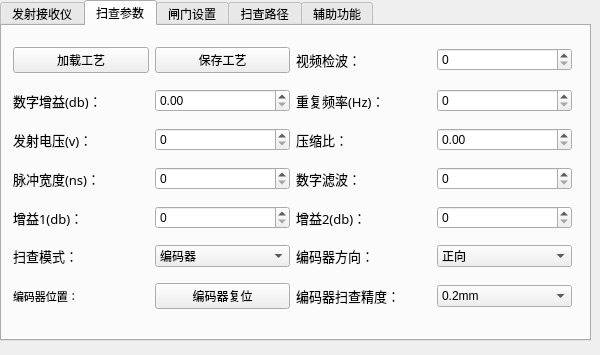
<?xml version="1.0" encoding="UTF-8"?>
<ui version="4.0">
 <class>Parameter_uiClass</class>
 <widget class="QWidget" name="Parameter_uiClass">
  <property name="geometry">
   <rect>
    <x>0</x>
    <y>0</y>
    <width>600</width>
    <height>355</height>
   </rect>
  </property>
  <property name="windowTitle">
   <string>Parameter_ui</string>
  </property>
  <widget class="QTabWidget" name="tabWidget">
   <property name="geometry">
    <rect>
     <x>0</x>
     <y>0</y>
     <width>591</width>
     <height>341</height>
    </rect>
   </property>
   <property name="currentIndex">
    <number>1</number>
   </property>
   <widget class="QWidget" name="tab">
    <attribute name="title">
     <string>发射接收仪</string>
    </attribute>
    <widget class="QGroupBox" name="linescan_rule_groupBox">
     <property name="geometry">
      <rect>
       <x>300</x>
       <y>10</y>
       <width>291</width>
       <height>291</height>
      </rect>
     </property>
     <property name="title">
      <string>线扫法则：</string>
     </property>
     <layout class="QGridLayout" name="gridLayout_20">
      <item row="2" column="0">
       <layout class="QGridLayout" name="gridLayout_19">
        <item row="0" column="0">
         <widget class="QLabel" name="label_15">
          <property name="font">
           <font>
            <family>Adobe Arabic</family>
            <pointsize>10</pointsize>
           </font>
          </property>
          <property name="text">
           <string>孔径大小：</string>
          </property>
         </widget>
        </item>
        <item row="0" column="1">
         <widget class="QSpinBox" name="aperture_size_spinBox"/>
        </item>
       </layout>
      </item>
      <item row="0" column="0">
       <layout class="QGridLayout" name="gridLayout_18">
        <item row="0" column="0">
         <widget class="QLabel" name="label_14">
          <property name="font">
           <font>
            <family>Adobe Arabic</family>
            <pointsize>10</pointsize>
           </font>
          </property>
          <property name="text">
           <string>阵元数量：</string>
          </property>
         </widget>
        </item>
        <item row="0" column="1">
         <widget class="QSpinBox" name="elm_num_spinBox"/>
        </item>
       </layout>
      </item>
      <item row="4" column="0">
       <layout class="QGridLayout" name="gridLayout_11">
        <item row="0" column="0">
         <widget class="QLabel" name="label_10">
          <property name="font">
           <font>
            <family>Adobe Arabic</family>
            <pointsize>10</pointsize>
           </font>
          </property>
          <property name="text">
           <string>聚焦距离：</string>
          </property>
         </widget>
        </item>
        <item row="0" column="1">
         <widget class="QDoubleSpinBox" name="focus_distance_doubleSpinBox"/>
        </item>
       </layout>
      </item>
      <item row="1" column="0">
       <layout class="QGridLayout" name="gridLayout_9">
        <item row="0" column="0">
         <widget class="QLabel" name="label_7">
          <property name="font">
           <font>
            <family>Adobe Arabic</family>
            <pointsize>10</pointsize>
           </font>
          </property>
          <property name="text">
           <string>阵元间距：</string>
          </property>
         </widget>
        </item>
        <item row="0" column="1">
         <widget class="QDoubleSpinBox" name="pitch_doubleSpinBox"/>
        </item>
       </layout>
      </item>
      <item row="5" column="0">
       <layout class="QGridLayout" name="gridLayout_12">
        <item row="0" column="0">
         <widget class="QLabel" name="label_16">
          <property name="font">
           <font>
            <family>Adobe Arabic</family>
            <pointsize>10</pointsize>
           </font>
          </property>
          <property name="text">
           <string>工件声速：</string>
          </property>
         </widget>
        </item>
        <item row="0" column="1">
         <widget class="QDoubleSpinBox" name="sound_velocity_doubleSpinBox"/>
        </item>
       </layout>
      </item>
      <item row="3" column="0">
       <layout class="QGridLayout" name="gridLayout_10">
        <item row="0" column="0">
         <widget class="QLabel" name="label_8">
          <property name="font">
           <font>
            <family>Adobe Arabic</family>
            <pointsize>10</pointsize>
           </font>
          </property>
          <property name="text">
           <string>聚焦角度：</string>
          </property>
         </widget>
        </item>
        <item row="0" column="1">
         <widget class="QDoubleSpinBox" name="focus_angle_doubleSpinBox"/>
        </item>
       </layout>
      </item>
      <item row="6" column="0">
       <layout class="QGridLayout" name="gridLayout_21">
        <item row="0" column="0">
         <widget class="QLabel" name="label_17">
          <property name="font">
           <font>
            <family>Adobe Arabic</family>
            <pointsize>9</pointsize>
           </font>
          </property>
          <property name="text">
           <string>起始阵元：</string>
          </property>
         </widget>
        </item>
        <item row="0" column="2">
         <widget class="QLabel" name="label_18">
          <property name="font">
           <font>
            <family>Adobe Arabic</family>
            <pointsize>9</pointsize>
           </font>
          </property>
          <property name="text">
           <string>结束阵元：</string>
          </property>
         </widget>
        </item>
        <item row="0" column="1">
         <widget class="QSpinBox" name="start_elm_spinBox"/>
        </item>
        <item row="0" column="3">
         <widget class="QSpinBox" name="end_elm_spinBox"/>
        </item>
       </layout>
      </item>
     </layout>
    </widget>
    <widget class="QGroupBox" name="Pa_22s_groupBox">
     <property name="geometry">
      <rect>
       <x>10</x>
       <y>10</y>
       <width>280</width>
       <height>191</height>
      </rect>
     </property>
     <property name="title">
      <string>Pa-22s</string>
     </property>
     <widget class="QPushButton" name="connect_to_22s_pushButton">
      <property name="geometry">
       <rect>
        <x>20</x>
        <y>30</y>
        <width>111</width>
        <height>41</height>
       </rect>
      </property>
      <property name="font">
       <font>
        <family>Adobe Arabic</family>
        <pointsize>11</pointsize>
       </font>
      </property>
      <property name="text">
       <string>连接设备</string>
      </property>
     </widget>
     <widget class="QPushButton" name="disconnect_to_22s_pushButton">
      <property name="geometry">
       <rect>
        <x>150</x>
        <y>30</y>
        <width>111</width>
        <height>41</height>
       </rect>
      </property>
      <property name="font">
       <font>
        <family>Adobe Arabic</family>
        <pointsize>11</pointsize>
       </font>
      </property>
      <property name="text">
       <string>断开连接</string>
      </property>
     </widget>
     <widget class="QPushButton" name="open_22s_signal_pushButton">
      <property name="geometry">
       <rect>
        <x>20</x>
        <y>80</y>
        <width>111</width>
        <height>41</height>
       </rect>
      </property>
      <property name="font">
       <font>
        <family>Adobe Arabic</family>
        <pointsize>11</pointsize>
       </font>
      </property>
      <property name="text">
       <string>信号开</string>
      </property>
     </widget>
     <widget class="QPushButton" name="close_22s_signal_pushButton">
      <property name="geometry">
       <rect>
        <x>150</x>
        <y>80</y>
        <width>111</width>
        <height>41</height>
       </rect>
      </property>
      <property name="font">
       <font>
        <family>Adobe Arabic</family>
        <pointsize>11</pointsize>
       </font>
      </property>
      <property name="text">
       <string>信号关</string>
      </property>
     </widget>
     <widget class="QPushButton" name="close_22s_pushButton">
      <property name="geometry">
       <rect>
        <x>20</x>
        <y>130</y>
        <width>111</width>
        <height>41</height>
       </rect>
      </property>
      <property name="font">
       <font>
        <family>Adobe Arabic</family>
        <pointsize>11</pointsize>
       </font>
      </property>
      <property name="text">
       <string>设备关机</string>
      </property>
     </widget>
    </widget>
    <widget class="QGroupBox" name="scan_model_groupBox">
     <property name="geometry">
      <rect>
       <x>10</x>
       <y>220</y>
       <width>280</width>
       <height>81</height>
      </rect>
     </property>
     <property name="title">
      <string>扫查模式：</string>
     </property>
     <layout class="QHBoxLayout" name="horizontalLayout">
      <item>
       <widget class="QRadioButton" name="short_radioButton">
        <property name="text">
         <string>短边扫查</string>
        </property>
       </widget>
      </item>
      <item>
       <widget class="QRadioButton" name="long_radioButton">
        <property name="text">
         <string>长边扫查</string>
        </property>
       </widget>
      </item>
      <item>
       <widget class="QRadioButton" name="R_radioButton">
        <property name="text">
         <string>R角扫查</string>
        </property>
       </widget>
      </item>
     </layout>
    </widget>
   </widget>
   <widget class="QWidget" name="tab_2">
    <attribute name="title">
     <string>扫查参数</string>
    </attribute>
    <widget class="QWidget" name="scanpatameter_widget" native="true">
     <property name="geometry">
      <rect>
       <x>0</x>
       <y>0</y>
       <width>581</width>
       <height>311</height>
      </rect>
     </property>
     <layout class="QGridLayout" name="gridLayout_23">
      <item row="2" column="1">
       <layout class="QGridLayout" name="gridLayout_7">
        <item row="0" column="0">
         <widget class="QLabel" name="label_2">
          <property name="font">
           <font>
            <family>Adobe Arabic</family>
            <pointsize>10</pointsize>
           </font>
          </property>
          <property name="text">
           <string>压缩比：</string>
          </property>
         </widget>
        </item>
        <item row="0" column="1">
         <widget class="QDoubleSpinBox" name="range_ratio_doubleSpinBox"/>
        </item>
       </layout>
      </item>
      <item row="1" column="1">
       <layout class="QGridLayout" name="gridLayout_13">
        <item row="0" column="0">
         <widget class="QLabel" name="label_9">
          <property name="font">
           <font>
            <family>Adobe Arabic</family>
            <pointsize>10</pointsize>
           </font>
          </property>
          <property name="text">
           <string>重复频率(Hz)：</string>
          </property>
         </widget>
        </item>
        <item row="0" column="1">
         <widget class="QSpinBox" name="prf_spinBox"/>
        </item>
       </layout>
      </item>
      <item row="3" column="0">
       <layout class="QGridLayout" name="gridLayout_4">
        <item row="0" column="0">
         <widget class="QLabel" name="label_3">
          <property name="font">
           <font>
            <family>Adobe Arabic</family>
            <pointsize>10</pointsize>
           </font>
          </property>
          <property name="text">
           <string>脉冲宽度(ns)：</string>
          </property>
         </widget>
        </item>
        <item row="0" column="1">
         <widget class="QSpinBox" name="pulse_width_spinBox"/>
        </item>
       </layout>
      </item>
      <item row="1" column="0">
       <layout class="QGridLayout" name="gridLayout_2">
        <item row="0" column="0">
         <widget class="QLabel" name="label">
          <property name="font">
           <font>
            <family>Adobe Arabic</family>
            <pointsize>10</pointsize>
           </font>
          </property>
          <property name="text">
           <string>数字增益(db)：</string>
          </property>
         </widget>
        </item>
        <item row="0" column="1">
         <widget class="QDoubleSpinBox" name="dgain_doubleSpinBox"/>
        </item>
       </layout>
      </item>
      <item row="0" column="0">
       <layout class="QGridLayout" name="gridLayout_24">
        <item row="0" column="0">
         <widget class="QPushButton" name="readTechnique_pushButton">
          <property name="text">
           <string>加载工艺</string>
          </property>
         </widget>
        </item>
        <item row="0" column="1">
         <widget class="QPushButton" name="saveTechnique_pushButton">
          <property name="text">
           <string>保存工艺</string>
          </property>
         </widget>
        </item>
       </layout>
      </item>
      <item row="3" column="1">
       <layout class="QGridLayout" name="gridLayout_15">
        <item row="0" column="0">
         <widget class="QLabel" name="label_11">
          <property name="font">
           <font>
            <family>Adobe Arabic</family>
            <pointsize>10</pointsize>
           </font>
          </property>
          <property name="text">
           <string>数字滤波：</string>
          </property>
         </widget>
        </item>
        <item row="0" column="1">
         <widget class="QSpinBox" name="dfilter_spinBox"/>
        </item>
       </layout>
      </item>
      <item row="6" column="0">
       <layout class="QGridLayout" name="gridLayout_22">
        <item row="0" column="0">
         <widget class="QLabel" name="encoder_label">
          <property name="font">
           <font>
            <family>Adobe Arabic</family>
            <pointsize>8</pointsize>
           </font>
          </property>
          <property name="text">
           <string>编码器位置：</string>
          </property>
         </widget>
        </item>
        <item row="0" column="1">
         <widget class="QPushButton" name="encoder_btn">
          <property name="font">
           <font>
            <family>Microsoft YaHei UI</family>
            <pointsize>9</pointsize>
           </font>
          </property>
          <property name="text">
           <string>编码器复位</string>
          </property>
         </widget>
        </item>
       </layout>
      </item>
      <item row="2" column="0">
       <layout class="QGridLayout" name="gridLayout_3">
        <item row="0" column="0">
         <widget class="QLabel" name="volt_label">
          <property name="font">
           <font>
            <family>Adobe Arabic</family>
            <pointsize>10</pointsize>
           </font>
          </property>
          <property name="text">
           <string>发射电压(v)：</string>
          </property>
         </widget>
        </item>
        <item row="0" column="1">
         <widget class="QSpinBox" name="volt_spinBox"/>
        </item>
       </layout>
      </item>
      <item row="0" column="1">
       <layout class="QGridLayout" name="gridLayout_16">
        <item row="0" column="0">
         <widget class="QLabel" name="label_12">
          <property name="font">
           <font>
            <family>Adobe Arabic</family>
            <pointsize>10</pointsize>
           </font>
          </property>
          <property name="text">
           <string>视频检波：</string>
          </property>
         </widget>
        </item>
        <item row="0" column="1">
         <widget class="QSpinBox" name="video_detect_spinBox"/>
        </item>
       </layout>
      </item>
      <item row="4" column="0">
       <layout class="QGridLayout" name="gridLayout_5">
        <item row="0" column="0">
         <widget class="QLabel" name="label_4">
          <property name="font">
           <font>
            <family>Adobe Arabic</family>
            <pointsize>10</pointsize>
           </font>
          </property>
          <property name="text">
           <string>增益1(db)：</string>
          </property>
         </widget>
        </item>
        <item row="0" column="1">
         <widget class="QSpinBox" name="vga1_spinBox"/>
        </item>
       </layout>
      </item>
      <item row="4" column="1">
       <layout class="QGridLayout" name="gridLayout_6">
        <item row="0" column="0">
         <widget class="QLabel" name="label_5">
          <property name="font">
           <font>
            <family>Adobe Arabic</family>
            <pointsize>10</pointsize>
           </font>
          </property>
          <property name="text">
           <string>增益2(db)：</string>
          </property>
         </widget>
        </item>
        <item row="0" column="1">
         <widget class="QSpinBox" name="vga2_spinBox"/>
        </item>
       </layout>
      </item>
      <item row="5" column="1">
       <layout class="QGridLayout" name="gridLayout_14">
        <item row="0" column="1">
         <widget class="QComboBox" name="encodermodel_comboBox">
          <property name="currentIndex">
           <number>0</number>
          </property>
          <item>
           <property name="text">
            <string>正向</string>
           </property>
          </item>
          <item>
           <property name="text">
            <string>反向</string>
           </property>
          </item>
         </widget>
        </item>
        <item row="0" column="0">
         <widget class="QLabel" name="label_13">
          <property name="font">
           <font>
            <family>Adobe Arabic</family>
            <pointsize>10</pointsize>
           </font>
          </property>
          <property name="text">
           <string>编码器方向：</string>
          </property>
         </widget>
        </item>
       </layout>
      </item>
      <item row="5" column="0">
       <layout class="QGridLayout" name="gridLayout_8">
        <item row="0" column="1">
         <widget class="QComboBox" name="scanmodel_comboBox">
          <item>
           <property name="text">
            <string>编码器</string>
           </property>
          </item>
          <item>
           <property name="text">
            <string>时基</string>
           </property>
          </item>
         </widget>
        </item>
        <item row="0" column="0">
         <widget class="QLabel" name="label_6">
          <property name="font">
           <font>
            <family>Adobe Arabic</family>
            <pointsize>10</pointsize>
           </font>
          </property>
          <property name="text">
           <string>扫查模式：</string>
          </property>
         </widget>
        </item>
       </layout>
      </item>
      <item row="6" column="1">
       <layout class="QGridLayout" name="gridLayout_25">
        <item row="0" column="1">
         <widget class="QComboBox" name="encoder_accuracy_comboBox">
          <item>
           <property name="text">
            <string>0.2mm</string>
           </property>
          </item>
          <item>
           <property name="text">
            <string>0.5mm</string>
           </property>
          </item>
          <item>
           <property name="text">
            <string>1mm</string>
           </property>
          </item>
          <item>
           <property name="text">
            <string>2mm</string>
           </property>
          </item>
         </widget>
        </item>
        <item row="0" column="0">
         <widget class="QLabel" name="label_19">
          <property name="font">
           <font>
            <family>Adobe Arabic</family>
            <pointsize>10</pointsize>
           </font>
          </property>
          <property name="text">
           <string>编码器扫查精度：</string>
          </property>
         </widget>
        </item>
       </layout>
      </item>
     </layout>
    </widget>
   </widget>
   <widget class="QWidget" name="tab_3">
    <attribute name="title">
     <string>闸门设置</string>
    </attribute>
    <widget class="QWidget" name="layoutWidget_8">
     <property name="geometry">
      <rect>
       <x>90</x>
       <y>0</y>
       <width>361</width>
       <height>251</height>
      </rect>
     </property>
     <layout class="QGridLayout" name="gridLayout_17">
      <item row="0" column="0">
       <widget class="QScrollBar" name="ys_horizontalScrollBar">
        <property name="orientation">
         <enum>Qt::Orientation::Horizontal</enum>
        </property>
       </widget>
      </item>
      <item row="1" column="0">
       <widget class="QScrollBar" name="top_horizontalScrollBar">
        <property name="orientation">
         <enum>Qt::Orientation::Horizontal</enum>
        </property>
       </widget>
      </item>
      <item row="2" column="0">
       <widget class="QScrollBar" name="bot_horizontalScrollBar">
        <property name="orientation">
         <enum>Qt::Orientation::Horizontal</enum>
        </property>
       </widget>
      </item>
      <item row="3" column="0">
       <widget class="QScrollBar" name="left_horizontalScrollBar">
        <property name="orientation">
         <enum>Qt::Orientation::Horizontal</enum>
        </property>
       </widget>
      </item>
      <item row="4" column="0">
       <widget class="QScrollBar" name="right_horizontalScrollBar">
        <property name="orientation">
         <enum>Qt::Orientation::Horizontal</enum>
        </property>
       </widget>
      </item>
     </layout>
    </widget>
    <widget class="QWidget" name="layoutWidget_10">
     <property name="geometry">
      <rect>
       <x>10</x>
       <y>10</y>
       <width>71</width>
       <height>231</height>
      </rect>
     </property>
     <layout class="QGridLayout" name="gridLayout">
      <item row="0" column="0">
       <widget class="QLabel" name="ys_label">
        <property name="font">
         <font>
          <family>Adobe Arabic</family>
          <pointsize>12</pointsize>
         </font>
        </property>
        <property name="text">
         <string>延时：</string>
        </property>
       </widget>
      </item>
      <item row="3" column="0">
       <widget class="QLabel" name="left_label">
        <property name="font">
         <font>
          <family>Adobe Arabic</family>
          <pointsize>12</pointsize>
         </font>
        </property>
        <property name="text">
         <string>左：</string>
        </property>
       </widget>
      </item>
      <item row="1" column="0">
       <widget class="QLabel" name="top_label">
        <property name="font">
         <font>
          <family>Adobe Arabic</family>
          <pointsize>12</pointsize>
         </font>
        </property>
        <property name="text">
         <string>上：</string>
        </property>
       </widget>
      </item>
      <item row="2" column="0">
       <widget class="QLabel" name="bot_label">
        <property name="font">
         <font>
          <family>Adobe Arabic</family>
          <pointsize>12</pointsize>
         </font>
        </property>
        <property name="text">
         <string>下：</string>
        </property>
       </widget>
      </item>
      <item row="4" column="0">
       <widget class="QLabel" name="right_label">
        <property name="font">
         <font>
          <family>Adobe Arabic</family>
          <pointsize>12</pointsize>
         </font>
        </property>
        <property name="text">
         <string>右：</string>
        </property>
       </widget>
      </item>
     </layout>
    </widget>
    <widget class="QPushButton" name="reprocess_pushButton">
     <property name="geometry">
      <rect>
       <x>210</x>
       <y>260</y>
       <width>111</width>
       <height>41</height>
      </rect>
     </property>
     <property name="text">
      <string>重新处理</string>
     </property>
    </widget>
   </widget>
   <widget class="QWidget" name="tab_4">
    <attribute name="title">
     <string>扫查路径</string>
    </attribute>
    <widget class="QTableWidget" name="tableWidget">
     <property name="geometry">
      <rect>
       <x>0</x>
       <y>0</y>
       <width>471</width>
       <height>311</height>
      </rect>
     </property>
    </widget>
    <widget class="QPushButton" name="read_path_pushButton">
     <property name="geometry">
      <rect>
       <x>490</x>
       <y>10</y>
       <width>81</width>
       <height>31</height>
      </rect>
     </property>
     <property name="text">
      <string>加载路径</string>
     </property>
    </widget>
    <widget class="QPushButton" name="save_path_pushButton">
     <property name="geometry">
      <rect>
       <x>490</x>
       <y>60</y>
       <width>81</width>
       <height>31</height>
      </rect>
     </property>
     <property name="text">
      <string>保存路径</string>
     </property>
    </widget>
    <widget class="QPushButton" name="add_pos_pushButton">
     <property name="geometry">
      <rect>
       <x>490</x>
       <y>160</y>
       <width>81</width>
       <height>31</height>
      </rect>
     </property>
     <property name="text">
      <string>增加控制点</string>
     </property>
    </widget>
    <widget class="QPushButton" name="delete_pos_pushButton">
     <property name="geometry">
      <rect>
       <x>490</x>
       <y>210</y>
       <width>81</width>
       <height>31</height>
      </rect>
     </property>
     <property name="text">
      <string>删除控制点</string>
     </property>
    </widget>
    <widget class="QPushButton" name="creat_path_pushButton">
     <property name="geometry">
      <rect>
       <x>490</x>
       <y>110</y>
       <width>81</width>
       <height>31</height>
      </rect>
     </property>
     <property name="text">
      <string>新建路径</string>
     </property>
    </widget>
    <widget class="QPushButton" name="start_Mt_scan_pushButton">
     <property name="geometry">
      <rect>
       <x>490</x>
       <y>260</y>
       <width>81</width>
       <height>31</height>
      </rect>
     </property>
     <property name="text">
      <string>手动扫查</string>
     </property>
    </widget>
   </widget>
   <widget class="QWidget" name="tab_5">
    <attribute name="title">
     <string>辅助功能</string>
    </attribute>
    <widget class="QPushButton" name="S_water_pushButton">
     <property name="geometry">
      <rect>
       <x>20</x>
       <y>20</y>
       <width>101</width>
       <height>41</height>
      </rect>
     </property>
     <property name="text">
      <string>短边水阀开</string>
     </property>
    </widget>
    <widget class="QPushButton" name="L_water_pushButton">
     <property name="geometry">
      <rect>
       <x>160</x>
       <y>20</y>
       <width>101</width>
       <height>41</height>
      </rect>
     </property>
     <property name="text">
      <string>长边水阀开</string>
     </property>
    </widget>
    <widget class="QPushButton" name="R_water_pushButton">
     <property name="geometry">
      <rect>
       <x>300</x>
       <y>20</y>
       <width>101</width>
       <height>41</height>
      </rect>
     </property>
     <property name="text">
      <string>R角水泵开</string>
     </property>
    </widget>
    <widget class="QPushButton" name="water_turbo_pushButton">
     <property name="geometry">
      <rect>
       <x>440</x>
       <y>20</y>
       <width>101</width>
       <height>41</height>
      </rect>
     </property>
     <property name="text">
      <string>抽水泵开</string>
     </property>
    </widget>
   </widget>
  </widget>
 </widget>
 <layoutdefault spacing="6" margin="11"/>
 <resources/>
 <connections/>
</ui>
